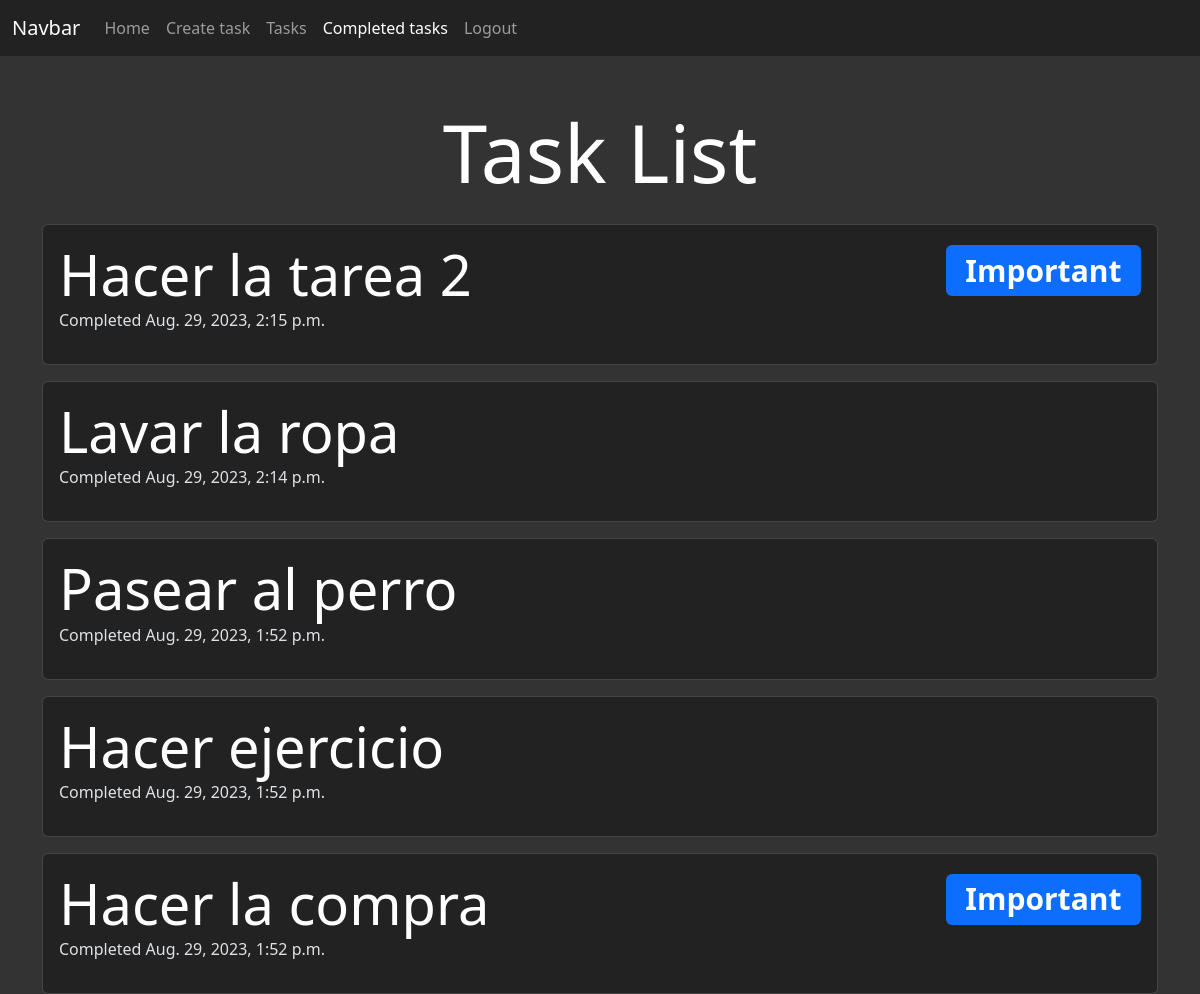
Page /completed_tasks/ (signed in) on the committed database.
### tasks/models.py (models this page shows, shortened)
class Task(models.Model) :
    title = models.CharField(max_length=100)
    description = models.TextField(blank=True)
    created = models.DateTimeField(auto_now_add=True)
    datecompleted = models.DateTimeField(null=True)
    important = models.BooleanField(default=False)
    user = models.ForeignKey(User, on_delete=models.CASCADE)
    class Meta:
        verbose_name='task'
        verbose_name_plural='tasks'

### tasks/views.py (the view)
# urls.py: path('completed_tasks/',views.completed_tasks, name= "completed_tasks"),
@login_required
def completed_tasks(request) :
    tasks = Task.objects.filter(user = request.user, datecompleted__isnull = False).order_by('-datecompleted')
    return render(request, 'tasks.html',{'tasks':tasks})

### tasks/templates/tasks.html
{% extends 'base.html' %}
{% block content %}
<body data-bs-theme="dark" style="background-color: #333;">
    <div class="container mt-5">
        <h1 class="text-center text-white display-1">Task List</h1>
        <div class="row">
            {% for task in tasks %}
            <div class="col-md-12 mt-3">
                <div class="card" style="background-color: #222;">
                    <div class="card-body">
                        <div class="d-flex justify-content-between align-items-center">
                            <a href ="{% url 'task_detail' task.id %}" style="text-decoration: none;" class="mb-0 display-4 text-white">{{ task.title }}</a>
                            {% if task.important %}
                            <h1><span class="badge bg-primary">Important</span></h1>
                            {% endif %}
                        </div>
                        {% if task.datecompleted is not None %}
                            <p >
                                Completed {{task.datecompleted}}
                            </p>
                        {% endif %}
                    </div>
                </div>
            </div>
            {% endfor %}
        </div>
    </div>
</body>
{% endblock %}

### authentication/templates/base.html (shortened to what this page needs)
<body>
    <link rel="stylesheet" href="https://cdn.jsdelivr.net/npm/bootstrap@5.3.1/dist/css/bootstrap.min.css">
    <nav class="navbar navbar-expand-lg" style="background-color: #222;" data-bs-theme="dark">
        <div class="container-fluid">
          <a class="navbar-brand" href="{% url 'home' %}">Navbar</a>
          <div class="collapse navbar-collapse" id="navbarNav">
            <ul class="navbar-nav">
              <li class="nav-item">
                <a class="nav-link {% if request.path == '/' %}active{% endif %}" aria-current="page" href="{% url 'home' %}">Home</a>
              </li>
              {% if not user.is_authenticated %}
              <li class="nav-item">
                <a class="nav-link {% if request.path == '/signup/' %}active{% endif %}" aria-current="page" href="{% url 'signup' %}">Signup</a>
              </li>
              <li class="nav-item">
                <a class="nav-link {% if request.path == '/login/' %}active{% endif %}" aria-current="page" href="{% url 'log_in' %}">Login</a>
              </li>
              {% else %}
              <li class="nav-item">
                <a class="nav-link {% if request.path == '/tasks/create/' %}active{% endif %}" aria-current="page" href="{% url 'create_task' %}">Create task</a>
              </li>
              <li class="nav-item">
                <a class="nav-link {% if request.path == '/tasks/' %}active{% endif %}" aria-current="page" href="{% url 'tasks' %}">Tasks</a>
              </li>
              <li class="nav-item">
                <a class="nav-link {% if request.path == '/completed_tasks/' %}active{% endif %}" aria-current="page" href="{% url 'completed_tasks' %}">Completed tasks</a>
              </li>
              <li class="nav-item">
                <a class="nav-link {% if request.path == '/logout/' %}active{% endif %}" aria-current="page" href="{% url 'log_out' %}">Logout</a>
              </li>
              {% endif %}
            </ul>
          </div>
        </div>
      </nav>
    {% block content %}
    {% endblock %}
</body>

### rows in the picture
Task: title "Hacer la tarea 2", important "Important", datecompleted "Aug. 29, 2023, 2:15 p.m."
Task: title "Lavar la ropa", datecompleted "Aug. 29, 2023, 2:14 p.m."
Task: title "Pasear al perro", datecompleted "Aug. 29, 2023, 1:52 p.m."
Task: title "Hacer ejercicio", datecompleted "Aug. 29, 2023, 1:52 p.m."
Task: title "Hacer la compra", important "Important", datecompleted "Aug. 29, 2023, 1:52 p.m."
